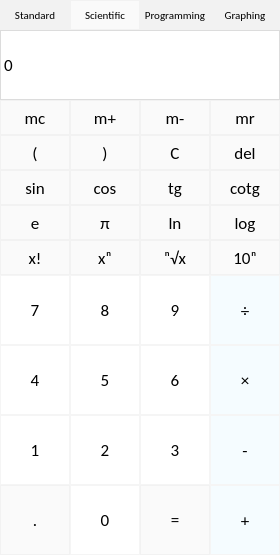
<?xml version="1.0" encoding="UTF-8"?>
<ui version="4.0">
 <class>Calculator</class>
 <widget class="QMainWindow" name="Calculator">
  <property name="geometry">
   <rect>
    <x>0</x>
    <y>0</y>
    <width>280</width>
    <height>555</height>
   </rect>
  </property>
  <property name="windowTitle">
   <string>Calculator</string>
  </property>
  <widget class="QWidget" name="centralwidget">
   <widget class="QPushButton" name="pushButton_factorial">
    <property name="enabled">
     <bool>true</bool>
    </property>
    <property name="geometry">
     <rect>
      <x>0</x>
      <y>240</y>
      <width>70</width>
      <height>35</height>
     </rect>
    </property>
    <property name="font">
     <font>
      <family>Calibri</family>
      <pointsize>13</pointsize>
      <weight>50</weight>
      <bold>false</bold>
     </font>
    </property>
    <property name="styleSheet">
     <string notr="true">QPushButton {
   border: 1px solid  rgb(242, 242, 242);
   background-color:  rgb(250, 250, 250);
}
QPushButton:pressed {
    background-color:   rgb(242, 242, 242);
}</string>
    </property>
    <property name="text">
     <string>x!</string>
    </property>
   </widget>
   <widget class="QPushButton" name="pushButton_rightb">
    <property name="enabled">
     <bool>true</bool>
    </property>
    <property name="geometry">
     <rect>
      <x>70</x>
      <y>135</y>
      <width>70</width>
      <height>35</height>
     </rect>
    </property>
    <property name="font">
     <font>
      <family>Calibri</family>
      <pointsize>13</pointsize>
      <weight>50</weight>
      <bold>false</bold>
     </font>
    </property>
    <property name="styleSheet">
     <string notr="true">QPushButton {
   border: 1px solid  rgb(242, 242, 242);
   background-color:  rgb(250, 250, 250);
}
QPushButton:pressed {
    background-color:   rgb(242, 242, 242);
}</string>
    </property>
    <property name="text">
     <string>)</string>
    </property>
   </widget>
   <widget class="QPushButton" name="pushButton_5">
    <property name="enabled">
     <bool>true</bool>
    </property>
    <property name="geometry">
     <rect>
      <x>70</x>
      <y>345</y>
      <width>70</width>
      <height>70</height>
     </rect>
    </property>
    <property name="font">
     <font>
      <family>Calibri</family>
      <pointsize>13</pointsize>
      <weight>50</weight>
      <bold>false</bold>
     </font>
    </property>
    <property name="styleSheet">
     <string notr="true">QPushButton {
   border: 1px solid  rgb(245, 245, 245);
   background-color: white;
}
QPushButton:pressed {
    background-color:   rgb(245, 245, 245);
}</string>
    </property>
    <property name="text">
     <string>5</string>
    </property>
   </widget>
   <widget class="QLabel" name="result">
    <property name="geometry">
     <rect>
      <x>0</x>
      <y>30</y>
      <width>280</width>
      <height>70</height>
     </rect>
    </property>
    <property name="font">
     <font>
      <family>Calibri</family>
      <pointsize>13</pointsize>
      <weight>50</weight>
      <bold>false</bold>
     </font>
    </property>
    <property name="styleSheet">
     <string notr="true">QLabel {
  qproperty-alignment: 'AlignVCenter | AlignRight';
  border: 1px solid rgb(220, 220, 220);
  background-color : white;
}

</string>
    </property>
    <property name="text">
     <string>0</string>
    </property>
    <property name="buddy">
     <cstring>result</cstring>
    </property>
   </widget>
   <widget class="QPushButton" name="pushButton_4">
    <property name="enabled">
     <bool>true</bool>
    </property>
    <property name="geometry">
     <rect>
      <x>0</x>
      <y>345</y>
      <width>70</width>
      <height>70</height>
     </rect>
    </property>
    <property name="font">
     <font>
      <family>Calibri</family>
      <pointsize>13</pointsize>
      <weight>50</weight>
      <bold>false</bold>
     </font>
    </property>
    <property name="styleSheet">
     <string notr="true">QPushButton {
   border: 1px solid  rgb(245, 245, 245);
   background-color: white;
}
QPushButton:pressed {
    background-color:   rgb(245, 245, 245);
}</string>
    </property>
    <property name="text">
     <string>4</string>
    </property>
   </widget>
   <widget class="QPushButton" name="pushButton_8">
    <property name="enabled">
     <bool>true</bool>
    </property>
    <property name="geometry">
     <rect>
      <x>70</x>
      <y>275</y>
      <width>70</width>
      <height>70</height>
     </rect>
    </property>
    <property name="font">
     <font>
      <family>Calibri</family>
      <pointsize>13</pointsize>
      <weight>50</weight>
      <bold>false</bold>
     </font>
    </property>
    <property name="styleSheet">
     <string notr="true">QPushButton {
   border: 1px solid  rgb(245, 245, 245);
   background-color: white;
}
QPushButton:pressed {
    background-color:   rgb(245, 245, 245);
}</string>
    </property>
    <property name="text">
     <string>8</string>
    </property>
   </widget>
   <widget class="QPushButton" name="pushButton_1">
    <property name="enabled">
     <bool>true</bool>
    </property>
    <property name="geometry">
     <rect>
      <x>0</x>
      <y>415</y>
      <width>70</width>
      <height>70</height>
     </rect>
    </property>
    <property name="font">
     <font>
      <family>Calibri</family>
      <pointsize>13</pointsize>
      <weight>50</weight>
      <bold>false</bold>
     </font>
    </property>
    <property name="styleSheet">
     <string notr="true">QPushButton {
   border: 1px solid  rgb(245, 245, 245);
   background-color: white;
}
QPushButton:pressed {
    background-color:   rgb(245, 245, 245);
}</string>
    </property>
    <property name="text">
     <string>1</string>
    </property>
   </widget>
   <widget class="QPushButton" name="pushButton_3">
    <property name="enabled">
     <bool>true</bool>
    </property>
    <property name="geometry">
     <rect>
      <x>140</x>
      <y>415</y>
      <width>70</width>
      <height>70</height>
     </rect>
    </property>
    <property name="font">
     <font>
      <family>Calibri</family>
      <pointsize>13</pointsize>
      <weight>50</weight>
      <bold>false</bold>
     </font>
    </property>
    <property name="styleSheet">
     <string notr="true">QPushButton {
   border: 1px solid  rgb(245, 245, 245);
   background-color: white;
}
QPushButton:pressed {
    background-color:   rgb(245, 245, 245);
}</string>
    </property>
    <property name="text">
     <string>3</string>
    </property>
   </widget>
   <widget class="QPushButton" name="pushButton_div">
    <property name="enabled">
     <bool>true</bool>
    </property>
    <property name="geometry">
     <rect>
      <x>210</x>
      <y>275</y>
      <width>70</width>
      <height>70</height>
     </rect>
    </property>
    <property name="font">
     <font>
      <family>Calibri</family>
      <pointsize>13</pointsize>
      <weight>50</weight>
      <bold>false</bold>
     </font>
    </property>
    <property name="styleSheet">
     <string notr="true">QPushButton {
   border: 1px solid  rgb(245, 245, 245);
   background-color: rgb(245, 252, 255);
}
QPushButton:pressed {
    background-color:   rgb(245, 245, 245);
}</string>
    </property>
    <property name="text">
     <string>÷</string>
    </property>
   </widget>
   <widget class="QPushButton" name="pushButton_power">
    <property name="enabled">
     <bool>true</bool>
    </property>
    <property name="geometry">
     <rect>
      <x>70</x>
      <y>240</y>
      <width>70</width>
      <height>35</height>
     </rect>
    </property>
    <property name="font">
     <font>
      <family>Calibri</family>
      <pointsize>13</pointsize>
      <weight>50</weight>
      <bold>false</bold>
     </font>
    </property>
    <property name="styleSheet">
     <string notr="true">QPushButton {
   border: 1px solid  rgb(242, 242, 242);
   background-color:  rgb(250, 250, 250);
}
QPushButton:pressed {
    background-color:   rgb(242, 242, 242);
}</string>
    </property>
    <property name="text">
     <string>xⁿ</string>
    </property>
   </widget>
   <widget class="QPushButton" name="pushButton_mul">
    <property name="enabled">
     <bool>true</bool>
    </property>
    <property name="geometry">
     <rect>
      <x>210</x>
      <y>345</y>
      <width>70</width>
      <height>70</height>
     </rect>
    </property>
    <property name="font">
     <font>
      <family>Calibri</family>
      <pointsize>13</pointsize>
      <weight>50</weight>
      <bold>false</bold>
     </font>
    </property>
    <property name="styleSheet">
     <string notr="true">QPushButton {
   border: 1px solid  rgb(245, 245, 245);
   background-color: rgb(245, 252, 255);
}
QPushButton:pressed {
    background-color:   rgb(245, 245, 245);
}</string>
    </property>
    <property name="text">
     <string>×</string>
    </property>
   </widget>
   <widget class="QPushButton" name="pushButton_0">
    <property name="enabled">
     <bool>true</bool>
    </property>
    <property name="geometry">
     <rect>
      <x>70</x>
      <y>485</y>
      <width>70</width>
      <height>70</height>
     </rect>
    </property>
    <property name="font">
     <font>
      <family>Calibri</family>
      <pointsize>13</pointsize>
      <weight>50</weight>
      <bold>false</bold>
     </font>
    </property>
    <property name="styleSheet">
     <string notr="true">QPushButton {
   border: 1px solid  rgb(245, 245, 245);
   background-color: white;
}
QPushButton:pressed {
    background-color:   rgb(245, 245, 245);
}</string>
    </property>
    <property name="text">
     <string>0</string>
    </property>
   </widget>
   <widget class="QPushButton" name="pushButton_root">
    <property name="enabled">
     <bool>true</bool>
    </property>
    <property name="geometry">
     <rect>
      <x>140</x>
      <y>240</y>
      <width>70</width>
      <height>35</height>
     </rect>
    </property>
    <property name="font">
     <font>
      <family>Calibri</family>
      <pointsize>13</pointsize>
      <weight>50</weight>
      <bold>false</bold>
     </font>
    </property>
    <property name="styleSheet">
     <string notr="true">QPushButton {
   border: 1px solid  rgb(242, 242, 242);
   background-color:  rgb(250, 250, 250);
}
QPushButton:pressed {
    background-color:   rgb(242, 242, 242);
}</string>
    </property>
    <property name="text">
     <string>ⁿ√x</string>
    </property>
   </widget>
   <widget class="QPushButton" name="pushButton_del">
    <property name="enabled">
     <bool>true</bool>
    </property>
    <property name="geometry">
     <rect>
      <x>210</x>
      <y>135</y>
      <width>70</width>
      <height>35</height>
     </rect>
    </property>
    <property name="font">
     <font>
      <family>Calibri</family>
      <pointsize>13</pointsize>
      <weight>50</weight>
      <bold>false</bold>
     </font>
    </property>
    <property name="styleSheet">
     <string notr="true">QPushButton {
   border: 1px solid  rgb(242, 242, 242);
   background-color:  rgb(250, 250, 250);
}
QPushButton:pressed {
    background-color:   rgb(242, 242, 242);
}</string>
    </property>
    <property name="text">
     <string>del</string>
    </property>
   </widget>
   <widget class="QPushButton" name="pushButton_dot">
    <property name="enabled">
     <bool>true</bool>
    </property>
    <property name="geometry">
     <rect>
      <x>0</x>
      <y>485</y>
      <width>70</width>
      <height>70</height>
     </rect>
    </property>
    <property name="font">
     <font>
      <family>Calibri</family>
      <pointsize>13</pointsize>
      <weight>50</weight>
      <bold>false</bold>
     </font>
    </property>
    <property name="styleSheet">
     <string notr="true">QPushButton {
   border: 1px solid  rgb(242, 242, 242);
   background-color:  rgb(250, 250, 250);
}
QPushButton:pressed {
    background-color:   rgb(242, 242, 242);
}</string>
    </property>
    <property name="text">
     <string>.</string>
    </property>
   </widget>
   <widget class="QPushButton" name="pushButton_2">
    <property name="enabled">
     <bool>true</bool>
    </property>
    <property name="geometry">
     <rect>
      <x>70</x>
      <y>415</y>
      <width>70</width>
      <height>70</height>
     </rect>
    </property>
    <property name="font">
     <font>
      <family>Calibri</family>
      <pointsize>13</pointsize>
      <weight>50</weight>
      <bold>false</bold>
     </font>
    </property>
    <property name="styleSheet">
     <string notr="true">QPushButton {
   border: 1px solid  rgb(245, 245, 245);
   background-color: white;
}
QPushButton:pressed {
    background-color:   rgb(245, 245, 245);
}</string>
    </property>
    <property name="text">
     <string>2</string>
    </property>
   </widget>
   <widget class="QPushButton" name="pushButton_sub">
    <property name="enabled">
     <bool>true</bool>
    </property>
    <property name="geometry">
     <rect>
      <x>210</x>
      <y>415</y>
      <width>70</width>
      <height>70</height>
     </rect>
    </property>
    <property name="font">
     <font>
      <family>Calibri</family>
      <pointsize>13</pointsize>
      <weight>50</weight>
      <bold>false</bold>
     </font>
    </property>
    <property name="styleSheet">
     <string notr="true">QPushButton {
   border: 1px solid  rgb(245, 245, 245);
   background-color: rgb(245, 252, 255);
}
QPushButton:pressed {
    background-color:   rgb(245, 245, 245);
}</string>
    </property>
    <property name="text">
     <string>-</string>
    </property>
   </widget>
   <widget class="QPushButton" name="pushButton_leftb">
    <property name="enabled">
     <bool>true</bool>
    </property>
    <property name="geometry">
     <rect>
      <x>0</x>
      <y>135</y>
      <width>70</width>
      <height>35</height>
     </rect>
    </property>
    <property name="font">
     <font>
      <family>Calibri</family>
      <pointsize>13</pointsize>
      <weight>50</weight>
      <bold>false</bold>
     </font>
    </property>
    <property name="styleSheet">
     <string notr="true">QPushButton {
   border: 1px solid  rgb(242, 242, 242);
   background-color:  rgb(250, 250, 250);
}
QPushButton:pressed {
    background-color:   rgb(242, 242, 242);
}</string>
    </property>
    <property name="text">
     <string>(</string>
    </property>
   </widget>
   <widget class="QPushButton" name="pushButton_7">
    <property name="enabled">
     <bool>true</bool>
    </property>
    <property name="geometry">
     <rect>
      <x>0</x>
      <y>275</y>
      <width>70</width>
      <height>70</height>
     </rect>
    </property>
    <property name="font">
     <font>
      <family>Calibri</family>
      <pointsize>13</pointsize>
      <weight>50</weight>
      <bold>false</bold>
     </font>
    </property>
    <property name="styleSheet">
     <string notr="true">QPushButton {
   border: 1px solid  rgb(245, 245, 245);
   background-color: white;
}
QPushButton:pressed {
    background-color:   rgb(245, 245, 245);
}</string>
    </property>
    <property name="text">
     <string>7</string>
    </property>
   </widget>
   <widget class="QPushButton" name="pushButton_9">
    <property name="enabled">
     <bool>true</bool>
    </property>
    <property name="geometry">
     <rect>
      <x>140</x>
      <y>275</y>
      <width>70</width>
      <height>70</height>
     </rect>
    </property>
    <property name="font">
     <font>
      <family>Calibri</family>
      <pointsize>13</pointsize>
      <weight>50</weight>
      <bold>false</bold>
     </font>
    </property>
    <property name="styleSheet">
     <string notr="true">QPushButton {
   border: 1px solid  rgb(245, 245, 245);
   background-color: white;
}
QPushButton:pressed {
    background-color:   rgb(245, 245, 245);
}</string>
    </property>
    <property name="text">
     <string>9</string>
    </property>
   </widget>
   <widget class="QPushButton" name="pushButton_tenn">
    <property name="enabled">
     <bool>true</bool>
    </property>
    <property name="geometry">
     <rect>
      <x>210</x>
      <y>240</y>
      <width>70</width>
      <height>35</height>
     </rect>
    </property>
    <property name="font">
     <font>
      <family>Calibri</family>
      <pointsize>13</pointsize>
      <weight>50</weight>
      <bold>false</bold>
     </font>
    </property>
    <property name="styleSheet">
     <string notr="true">QPushButton {
   border: 1px solid  rgb(242, 242, 242);
   background-color:  rgb(250, 250, 250);
}
QPushButton:pressed {
    background-color:   rgb(242, 242, 242);
}</string>
    </property>
    <property name="text">
     <string>10ⁿ</string>
    </property>
   </widget>
   <widget class="QPushButton" name="pushButton_eq">
    <property name="enabled">
     <bool>true</bool>
    </property>
    <property name="geometry">
     <rect>
      <x>140</x>
      <y>485</y>
      <width>70</width>
      <height>70</height>
     </rect>
    </property>
    <property name="font">
     <font>
      <family>Calibri</family>
      <pointsize>13</pointsize>
      <weight>50</weight>
      <bold>false</bold>
     </font>
    </property>
    <property name="styleSheet">
     <string notr="true">QPushButton {
   border: 1px solid  rgb(242, 242, 242);
   background-color:  rgb(250, 250, 250);
}
QPushButton:pressed {
    background-color:   rgb(242, 242, 242);
}</string>
    </property>
    <property name="text">
     <string>=</string>
    </property>
   </widget>
   <widget class="QPushButton" name="pushButton_6">
    <property name="enabled">
     <bool>true</bool>
    </property>
    <property name="geometry">
     <rect>
      <x>140</x>
      <y>345</y>
      <width>70</width>
      <height>70</height>
     </rect>
    </property>
    <property name="font">
     <font>
      <family>Calibri</family>
      <pointsize>13</pointsize>
      <weight>50</weight>
      <bold>false</bold>
     </font>
    </property>
    <property name="styleSheet">
     <string notr="true">QPushButton {
   border: 1px solid  rgb(245, 245, 245);
   background-color: white;
}
QPushButton:pressed {
    background-color:   rgb(245, 245, 245);
}</string>
    </property>
    <property name="text">
     <string>6</string>
    </property>
   </widget>
   <widget class="QPushButton" name="pushButton_add">
    <property name="enabled">
     <bool>true</bool>
    </property>
    <property name="geometry">
     <rect>
      <x>210</x>
      <y>485</y>
      <width>70</width>
      <height>70</height>
     </rect>
    </property>
    <property name="font">
     <font>
      <family>Calibri</family>
      <pointsize>13</pointsize>
      <weight>50</weight>
      <bold>false</bold>
     </font>
    </property>
    <property name="styleSheet">
     <string notr="true">QPushButton {
   border: 1px solid  rgb(245, 245, 245);
   background-color: rgb(245, 252, 255);
}
QPushButton:pressed {
    background-color:   rgb(245, 245, 245);
}</string>
    </property>
    <property name="text">
     <string>+</string>
    </property>
   </widget>
   <widget class="QPushButton" name="pushButton_c">
    <property name="enabled">
     <bool>true</bool>
    </property>
    <property name="geometry">
     <rect>
      <x>140</x>
      <y>135</y>
      <width>70</width>
      <height>35</height>
     </rect>
    </property>
    <property name="font">
     <font>
      <family>Calibri</family>
      <pointsize>13</pointsize>
      <weight>50</weight>
      <bold>false</bold>
     </font>
    </property>
    <property name="styleSheet">
     <string notr="true">QPushButton {
   border: 1px solid  rgb(242, 242, 242);
   background-color:  rgb(250, 250, 250);
}
QPushButton:pressed {
    background-color:   rgb(242, 242, 242);
}</string>
    </property>
    <property name="text">
     <string>C</string>
    </property>
   </widget>
   <widget class="QPushButton" name="pushButton_menu_1">
    <property name="enabled">
     <bool>true</bool>
    </property>
    <property name="geometry">
     <rect>
      <x>0</x>
      <y>0</y>
      <width>70</width>
      <height>30</height>
     </rect>
    </property>
    <property name="font">
     <font>
      <family>Calibri</family>
      <pointsize>8</pointsize>
      <weight>50</weight>
      <bold>false</bold>
     </font>
    </property>
    <property name="styleSheet">
     <string notr="true">QPushButton {
   border: 1px solid  rgb(242, 242, 242);
   background-color:  rgb(242, 242, 242);
}
QPushButton:pressed {
    background-color:   rgb(250, 250, 250);
}</string>
    </property>
    <property name="text">
     <string>Standard</string>
    </property>
   </widget>
   <widget class="QPushButton" name="pushButton_menu_2">
    <property name="enabled">
     <bool>true</bool>
    </property>
    <property name="geometry">
     <rect>
      <x>70</x>
      <y>0</y>
      <width>70</width>
      <height>30</height>
     </rect>
    </property>
    <property name="font">
     <font>
      <family>Calibri</family>
      <pointsize>8</pointsize>
      <weight>50</weight>
      <bold>false</bold>
     </font>
    </property>
    <property name="styleSheet">
     <string notr="true">QPushButton {
   border: 1px solid  rgb(242, 242, 242);
   background-color:  rgb(250, 250, 250);
}
QPushButton:pressed {
    background-color:   rgb(242, 242, 242);
}</string>
    </property>
    <property name="text">
     <string>Scientific</string>
    </property>
   </widget>
   <widget class="QPushButton" name="pushButton_menu_3">
    <property name="enabled">
     <bool>true</bool>
    </property>
    <property name="geometry">
     <rect>
      <x>140</x>
      <y>0</y>
      <width>70</width>
      <height>30</height>
     </rect>
    </property>
    <property name="font">
     <font>
      <family>Calibri</family>
      <pointsize>8</pointsize>
      <weight>50</weight>
      <bold>false</bold>
     </font>
    </property>
    <property name="styleSheet">
     <string notr="true">QPushButton {
   border: 1px solid  rgb(242, 242, 242);
   background-color:  rgb(242, 242, 242);
}
QPushButton:pressed {
    background-color:   rgb(250, 250, 250);
}</string>
    </property>
    <property name="text">
     <string>Programming</string>
    </property>
   </widget>
   <widget class="QPushButton" name="pushButton_menu_4">
    <property name="enabled">
     <bool>true</bool>
    </property>
    <property name="geometry">
     <rect>
      <x>210</x>
      <y>0</y>
      <width>70</width>
      <height>30</height>
     </rect>
    </property>
    <property name="font">
     <font>
      <family>Calibri</family>
      <pointsize>8</pointsize>
      <weight>50</weight>
      <bold>false</bold>
     </font>
    </property>
    <property name="styleSheet">
     <string notr="true">QPushButton {
   border: 1px solid  rgb(242, 242, 242);
   background-color:  rgb(242, 242, 242);
}
QPushButton:pressed {
    background-color:   rgb(250, 250, 250);
}</string>
    </property>
    <property name="text">
     <string>Graphing</string>
    </property>
   </widget>
   <widget class="QPushButton" name="pushButton_m1">
    <property name="enabled">
     <bool>true</bool>
    </property>
    <property name="geometry">
     <rect>
      <x>0</x>
      <y>100</y>
      <width>70</width>
      <height>35</height>
     </rect>
    </property>
    <property name="font">
     <font>
      <family>Calibri</family>
      <pointsize>13</pointsize>
      <weight>50</weight>
      <bold>false</bold>
     </font>
    </property>
    <property name="styleSheet">
     <string notr="true">QPushButton {
   border: 1px solid  rgb(242, 242, 242);
   background-color:  rgb(250, 250, 250);
}
QPushButton:pressed {
    background-color:   rgb(242, 242, 242);
}</string>
    </property>
    <property name="text">
     <string>mc</string>
    </property>
   </widget>
   <widget class="QPushButton" name="pushButton_m2">
    <property name="enabled">
     <bool>true</bool>
    </property>
    <property name="geometry">
     <rect>
      <x>70</x>
      <y>100</y>
      <width>70</width>
      <height>35</height>
     </rect>
    </property>
    <property name="font">
     <font>
      <family>Calibri</family>
      <pointsize>13</pointsize>
      <weight>50</weight>
      <bold>false</bold>
     </font>
    </property>
    <property name="styleSheet">
     <string notr="true">QPushButton {
   border: 1px solid  rgb(242, 242, 242);
   background-color:  rgb(250, 250, 250);
}
QPushButton:pressed {
    background-color:   rgb(242, 242, 242);
}</string>
    </property>
    <property name="text">
     <string>m+</string>
    </property>
   </widget>
   <widget class="QPushButton" name="pushButton_m3">
    <property name="enabled">
     <bool>true</bool>
    </property>
    <property name="geometry">
     <rect>
      <x>140</x>
      <y>100</y>
      <width>70</width>
      <height>35</height>
     </rect>
    </property>
    <property name="font">
     <font>
      <family>Calibri</family>
      <pointsize>13</pointsize>
      <weight>50</weight>
      <bold>false</bold>
     </font>
    </property>
    <property name="styleSheet">
     <string notr="true">QPushButton {
   border: 1px solid  rgb(242, 242, 242);
   background-color:  rgb(250, 250, 250);
}
QPushButton:pressed {
    background-color:   rgb(242, 242, 242);
}</string>
    </property>
    <property name="text">
     <string>m-</string>
    </property>
   </widget>
   <widget class="QPushButton" name="pushButton_m4">
    <property name="enabled">
     <bool>true</bool>
    </property>
    <property name="geometry">
     <rect>
      <x>210</x>
      <y>100</y>
      <width>70</width>
      <height>35</height>
     </rect>
    </property>
    <property name="font">
     <font>
      <family>Calibri</family>
      <pointsize>13</pointsize>
      <weight>50</weight>
      <bold>false</bold>
     </font>
    </property>
    <property name="styleSheet">
     <string notr="true">QPushButton {
   border: 1px solid  rgb(242, 242, 242);
   background-color:  rgb(250, 250, 250);
}
QPushButton:pressed {
    background-color:   rgb(242, 242, 242);
}</string>
    </property>
    <property name="text">
     <string>mr</string>
    </property>
   </widget>
   <widget class="QPushButton" name="pushButton_sin">
    <property name="enabled">
     <bool>true</bool>
    </property>
    <property name="geometry">
     <rect>
      <x>0</x>
      <y>170</y>
      <width>70</width>
      <height>35</height>
     </rect>
    </property>
    <property name="font">
     <font>
      <family>Calibri</family>
      <pointsize>13</pointsize>
      <weight>50</weight>
      <bold>false</bold>
     </font>
    </property>
    <property name="styleSheet">
     <string notr="true">QPushButton {
   border: 1px solid  rgb(242, 242, 242);
   background-color:  rgb(250, 250, 250);
}
QPushButton:pressed {
    background-color:   rgb(242, 242, 242);
}</string>
    </property>
    <property name="text">
     <string>sin</string>
    </property>
   </widget>
   <widget class="QPushButton" name="pushButton_tg">
    <property name="enabled">
     <bool>true</bool>
    </property>
    <property name="geometry">
     <rect>
      <x>140</x>
      <y>170</y>
      <width>70</width>
      <height>35</height>
     </rect>
    </property>
    <property name="font">
     <font>
      <family>Calibri</family>
      <pointsize>13</pointsize>
      <weight>50</weight>
      <bold>false</bold>
     </font>
    </property>
    <property name="styleSheet">
     <string notr="true">QPushButton {
   border: 1px solid  rgb(242, 242, 242);
   background-color:  rgb(250, 250, 250);
}
QPushButton:pressed {
    background-color:   rgb(242, 242, 242);
}</string>
    </property>
    <property name="text">
     <string>tg</string>
    </property>
   </widget>
   <widget class="QPushButton" name="pushButton_cotg">
    <property name="enabled">
     <bool>true</bool>
    </property>
    <property name="geometry">
     <rect>
      <x>210</x>
      <y>170</y>
      <width>70</width>
      <height>35</height>
     </rect>
    </property>
    <property name="font">
     <font>
      <family>Calibri</family>
      <pointsize>13</pointsize>
      <weight>50</weight>
      <bold>false</bold>
     </font>
    </property>
    <property name="styleSheet">
     <string notr="true">QPushButton {
   border: 1px solid  rgb(242, 242, 242);
   background-color:  rgb(250, 250, 250);
}
QPushButton:pressed {
    background-color:   rgb(242, 242, 242);
}</string>
    </property>
    <property name="text">
     <string>cotg</string>
    </property>
   </widget>
   <widget class="QPushButton" name="pushButton_cos">
    <property name="enabled">
     <bool>true</bool>
    </property>
    <property name="geometry">
     <rect>
      <x>70</x>
      <y>170</y>
      <width>70</width>
      <height>35</height>
     </rect>
    </property>
    <property name="font">
     <font>
      <family>Calibri</family>
      <pointsize>13</pointsize>
      <weight>50</weight>
      <bold>false</bold>
     </font>
    </property>
    <property name="styleSheet">
     <string notr="true">QPushButton {
   border: 1px solid  rgb(242, 242, 242);
   background-color:  rgb(250, 250, 250);
}
QPushButton:pressed {
    background-color:   rgb(242, 242, 242);
}</string>
    </property>
    <property name="text">
     <string>cos</string>
    </property>
   </widget>
   <widget class="QPushButton" name="pushButton_e">
    <property name="enabled">
     <bool>true</bool>
    </property>
    <property name="geometry">
     <rect>
      <x>0</x>
      <y>205</y>
      <width>70</width>
      <height>35</height>
     </rect>
    </property>
    <property name="font">
     <font>
      <family>Calibri</family>
      <pointsize>13</pointsize>
      <weight>50</weight>
      <bold>false</bold>
     </font>
    </property>
    <property name="styleSheet">
     <string notr="true">QPushButton {
   border: 1px solid  rgb(242, 242, 242);
   background-color:  rgb(250, 250, 250);
}
QPushButton:pressed {
    background-color:   rgb(242, 242, 242);
}</string>
    </property>
    <property name="text">
     <string>e</string>
    </property>
   </widget>
   <widget class="QPushButton" name="pushButton_ln">
    <property name="enabled">
     <bool>true</bool>
    </property>
    <property name="geometry">
     <rect>
      <x>140</x>
      <y>205</y>
      <width>70</width>
      <height>35</height>
     </rect>
    </property>
    <property name="font">
     <font>
      <family>Calibri</family>
      <pointsize>13</pointsize>
      <weight>50</weight>
      <bold>false</bold>
     </font>
    </property>
    <property name="styleSheet">
     <string notr="true">QPushButton {
   border: 1px solid  rgb(242, 242, 242);
   background-color:  rgb(250, 250, 250);
}
QPushButton:pressed {
    background-color:   rgb(242, 242, 242);
}</string>
    </property>
    <property name="text">
     <string>ln</string>
    </property>
   </widget>
   <widget class="QPushButton" name="pushButton_pi">
    <property name="enabled">
     <bool>true</bool>
    </property>
    <property name="geometry">
     <rect>
      <x>70</x>
      <y>205</y>
      <width>70</width>
      <height>35</height>
     </rect>
    </property>
    <property name="font">
     <font>
      <family>Calibri</family>
      <pointsize>13</pointsize>
      <weight>50</weight>
      <bold>false</bold>
     </font>
    </property>
    <property name="styleSheet">
     <string notr="true">QPushButton {
   border: 1px solid  rgb(242, 242, 242);
   background-color:  rgb(250, 250, 250);
}
QPushButton:pressed {
    background-color:   rgb(242, 242, 242);
}</string>
    </property>
    <property name="text">
     <string>π</string>
    </property>
   </widget>
   <widget class="QPushButton" name="pushButton_log">
    <property name="enabled">
     <bool>true</bool>
    </property>
    <property name="geometry">
     <rect>
      <x>210</x>
      <y>205</y>
      <width>70</width>
      <height>35</height>
     </rect>
    </property>
    <property name="font">
     <font>
      <family>Calibri</family>
      <pointsize>13</pointsize>
      <weight>50</weight>
      <bold>false</bold>
     </font>
    </property>
    <property name="styleSheet">
     <string notr="true">QPushButton {
   border: 1px solid  rgb(242, 242, 242);
   background-color:  rgb(250, 250, 250);
}
QPushButton:pressed {
    background-color:   rgb(242, 242, 242);
}</string>
    </property>
    <property name="text">
     <string>log</string>
    </property>
   </widget>
  </widget>
 </widget>
 <resources/>
 <connections/>
</ui>
